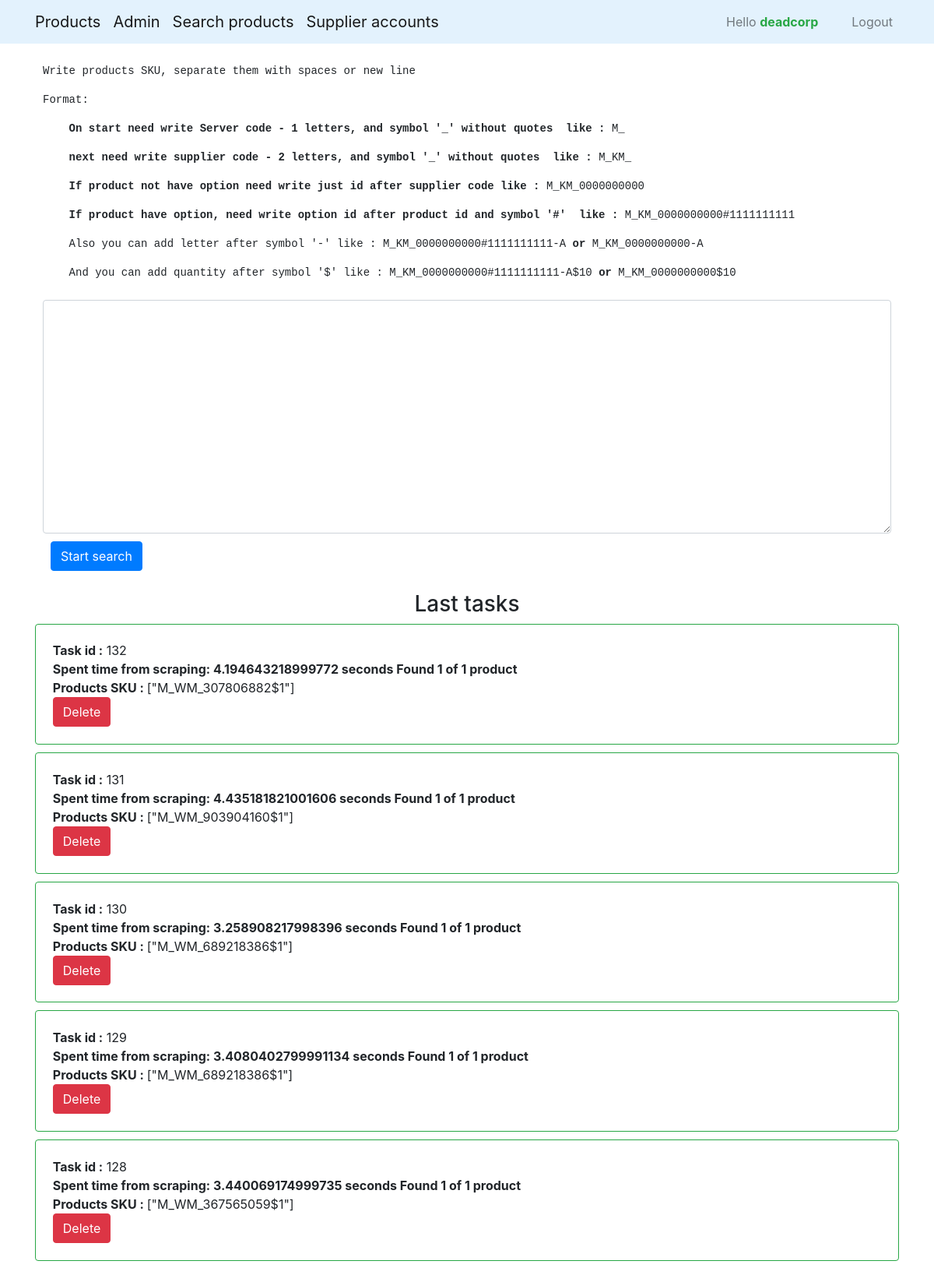
The page /task/add_task (signed in) on the database as committed earlier.
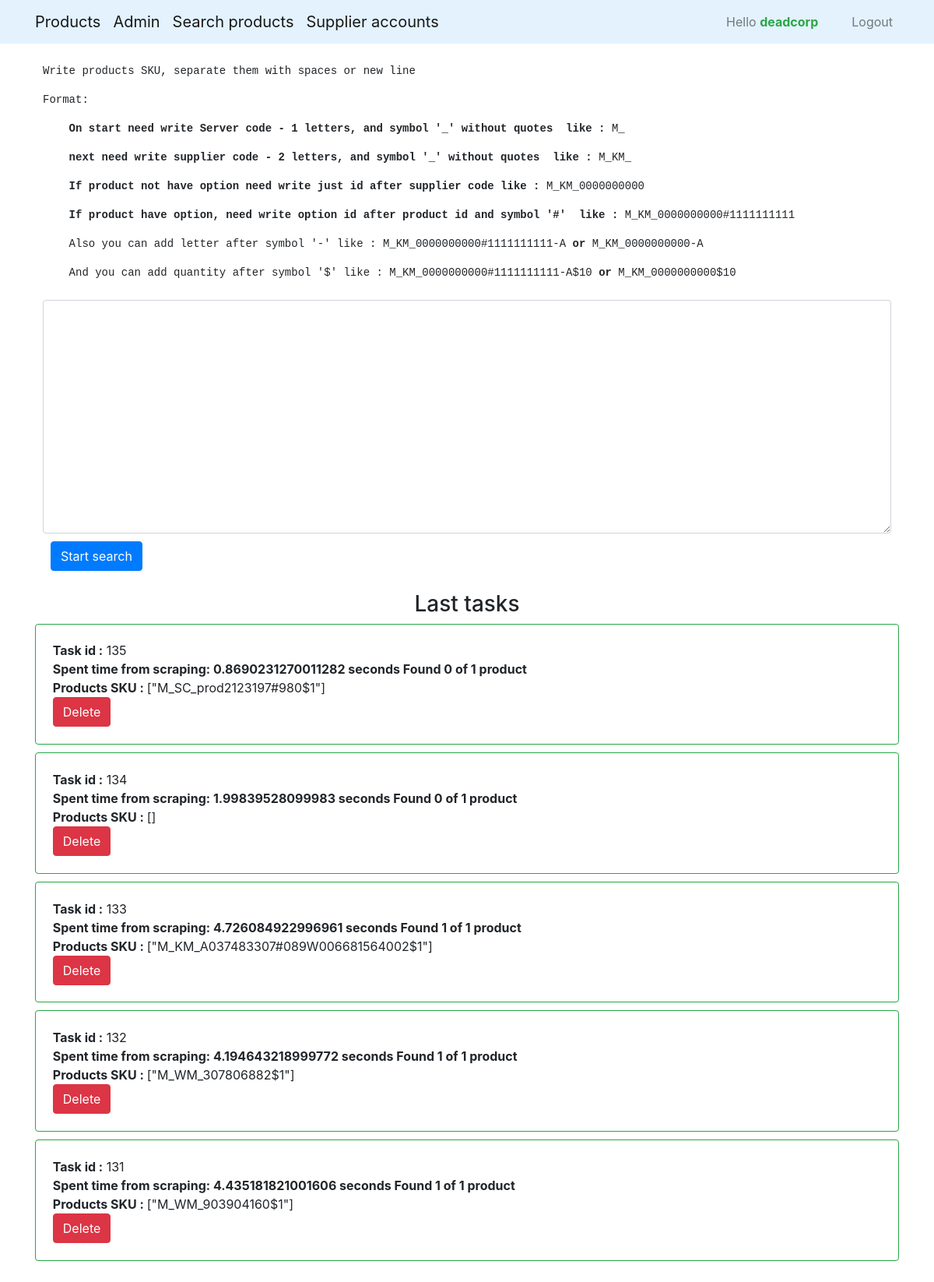
The same page on the database as committed later.
### task/models.py (models this page shows, shortened)
class Task(models.Model):
    user_id = models.ForeignKey(settings.AUTH_USER_MODEL, on_delete=models.CASCADE, verbose_name='User', default=1)
    description = models.TextField(verbose_name='Description', default='', blank=True)
    data = models.TextField(verbose_name='Task data', default='')

### task/views.py (the view)
# urls.py: path('add_task', views.add_task, name='add_task'),
@login_required()
def add_task(request):
    if request.method == 'POST':
        form = TaskForm(request.POST)
        if form.is_valid():
            form.save()
            if request.POST.get('next'):
                return redirect(request.POST.get('next'))
        return redirect('product:products')
    else:
        form = TaskForm()
        tasks = Task.objects.filter(user_id=request.user).order_by('-id')[:5]
    suppliers = SupplierCodes.SUPPLIERS
    return render(request, 'task/add_task.html', {'form': form, 'tasks': tasks, 'suppliers': suppliers})

### task/forms.py
class TaskForm(ModelForm):
    user_id = forms.ModelChoiceField(queryset=User.objects.all(), widget=forms.HiddenInput(), required=True)
    class Meta:
        model = Task
        fields = ['user_id', 'data']

### supplieraccount/context_processors.py (called while the page is built)
def suppliers_and_accounts(request):
    if not request.user.is_anonymous:
        return {'suppliers': SupplierCodes.SUPPLIERS,
                'all_supplier_accounts': {supplier_code: SupplierAccount.objects.filter(supplier=supplier_code)
                                          for supplier_code in SupplierCodes.SUPPLIERS}}
    else:
        return {'suppliers': {},
                'all_supplier_accounts': {},
                }

### task/templates/task/add_task.html (shortened to what this page needs)
{% extends 'base_generic.html' %}
{% block content %}
    <form action="{% url 'task:add_task' %}" method="post" class="form-group">
        <label for="sku">
            <pre>Write products SKU, separate them with spaces or new line</pre>
            <pre>Format:</pre>
            <pre><b>    On start need write Server code - 1 letters, and symbol '_' without quotes  like :</b> M_ </pre>
            <pre><b>    next need write supplier code - 2 letters, and symbol '_' without quotes  like :</b> M_KM_ </pre>
            <pre><b>    If product not have option need write just id after supplier code like :</b> M_KM_0000000000</pre>
            <pre><b>    If product have option, need write option id after product id and symbol '#'  like :</b> M_KM_0000000000#1111111111 </pre>
            <pre>    Also you can add letter after symbol '-' like : M_KM_0000000000#1111111111-A <b>or</b> M_KM_0000000000-A</pre>
            <pre>    And you can add quantity after symbol '$' like : M_KM_0000000000#1111111111-A$10 <b>or</b> M_KM_0000000000$10</pre>
        </label>
        <textarea id="sku" style="width: 100%; height: 300px" class="form-control" name="data"></textarea>
        <button style="margin: 10px" type="submit" class="btn btn-primary">Start search</button>
    </form>
    {% if tasks %}
        <h3 style="text-align: center">Last tasks</h3>
    {% endif %}
    <div class="row">
        {% for task in tasks %}
        <div class="col-sm-12">
            <div class="card border border-success" style="margin: 0 -10px 10px -10px ; padding: 2% ">
                <span><b>Task id :</b> {{ task.id }}</span>
                {% if task.description != '' %}<span><b>    {{ task.description }}</b></span>{% endif %}
                <span><b>Products SKU : </b>{{ task.data }}</span>
                <form method="POST">
                    {% if task.description == 'In progress...' %}
                        <button class="btn btn-danger" formaction="{% url 'task:delete_task' %}" type="submit" disabled>Delete
                        </button>
                    {% else %}
                        <button class="btn btn-danger" formaction="{% url 'task:delete_task' %}" type="submit">Delete</button>
                    {% endif %}
                </form>
            </div>
        </div>
        {% endfor %}
    </div>
{% endblock %}

Rows that differ between the two databases and show on the page:
no longer on this page (row unchanged): Task: id "130", description "Spent time from scraping: 3.258908217998396 seconds Found 1 of 1 product", data "[\"M_WM_689218386$1\"]", shows "Delete"
no longer on this page (row unchanged): Task: id "129", description "Spent time from scraping: 3.4080402799991134 seconds Found 1 of 1 product", data "[\"M_WM_689218386$1\"]", shows "Delete"
no longer on this page (row unchanged): Task: id "128", description "Spent time from scraping: 3.440069174999735 seconds Found 1 of 1 product", data "[\"M_WM_367565059$1\"]", shows "Delete"
added Task: id "135", description "Spent time from scraping: 0.8690231270011282 seconds Found 0 of 1 product", data "[\"M_SC_prod2123197#980$1\"]", shows "Delete"
added Task: id "134", description "Spent time from scraping: 1.99839528099983 seconds Found 0 of 1 product", data "[]", shows "Delete"
added Task: id "133", description "Spent time from scraping: 4.726084922996961 seconds Found 1 of 1 product", data "[\"M_KM_A037483307#089W006681564002$1\"]", shows "Delete"
